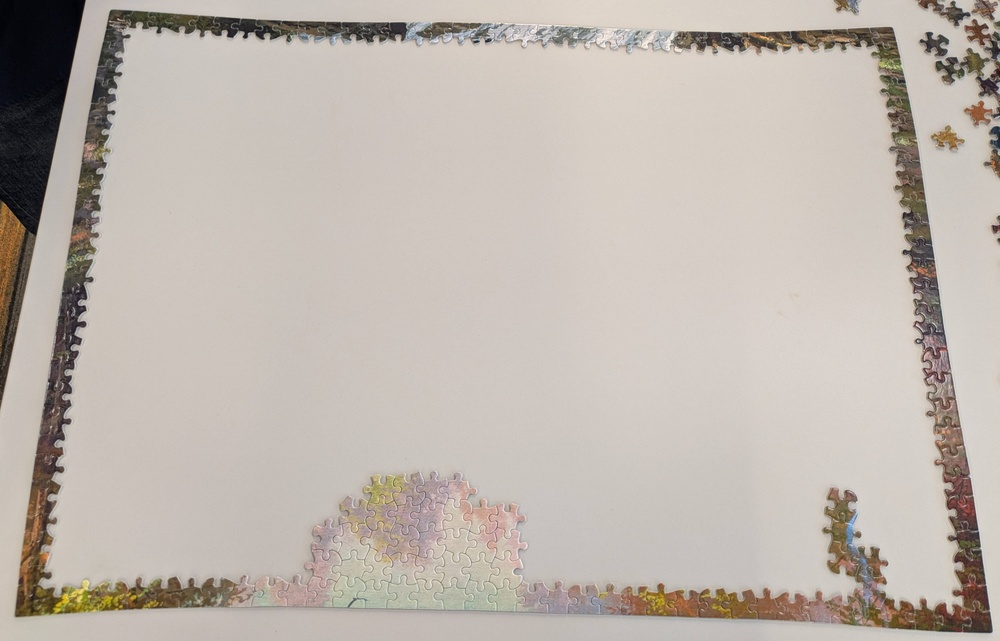
#> input picture documentation/puzzle.jpg, 1000 x 641 px, shrunk from 4287 x 2747 before the run
$ python -i puzzlomino.py   (imports and definitions only)
#> lines starting #> are read from the running program, lines starting #| are printed output that depends on the picture; after the words box and inside, x2 and y2 are one past the last pixel; in counts of white or black regions, pixels touching at a corner belong together
#> further down, picture is the input picture: shape (641, 1000, 3); mean B, G, R 173.9, 181.7, 190.3
import cv2
from cv2.typing import MatLike
import numpy as np

# default values determined experimentally
DEFAULT_BLUR = 32
DEFAULT_THRESH = 48


def preprocess(
    img: MatLike,
    blur: int = DEFAULT_BLUR,
    thresh: int = DEFAULT_THRESH,
) -> MatLike:
#> called with blur = 32, thresh = 48
    blurred = cv2.blur(img, (blur, blur))
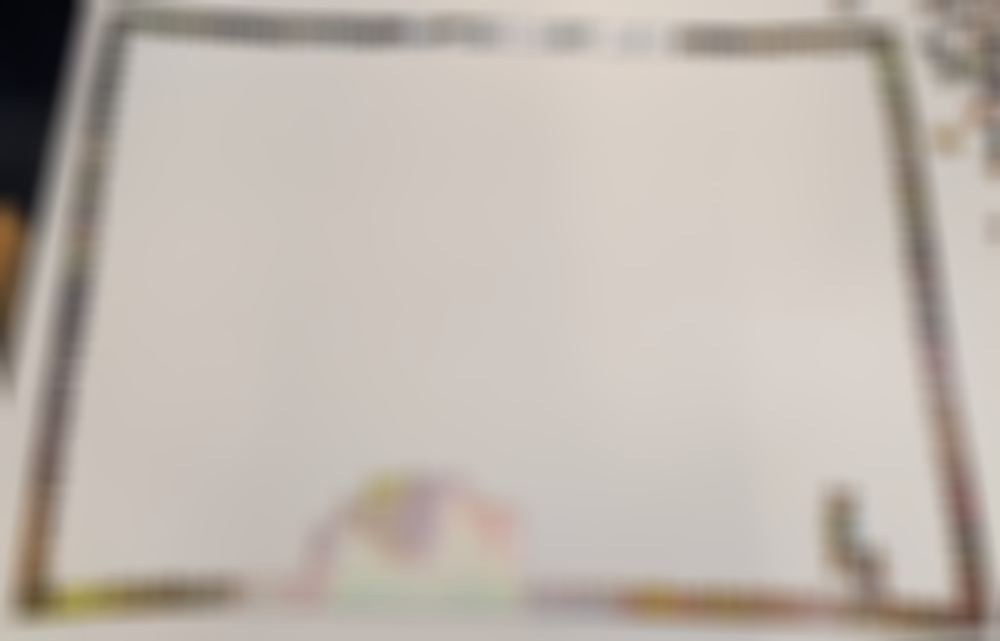
#> blurred: shape (641, 1000, 3); mean B, G, R 173.8, 181.7, 190.2
    gray = cv2.cvtColor(blurred, cv2.COLOR_BGR2GRAY)
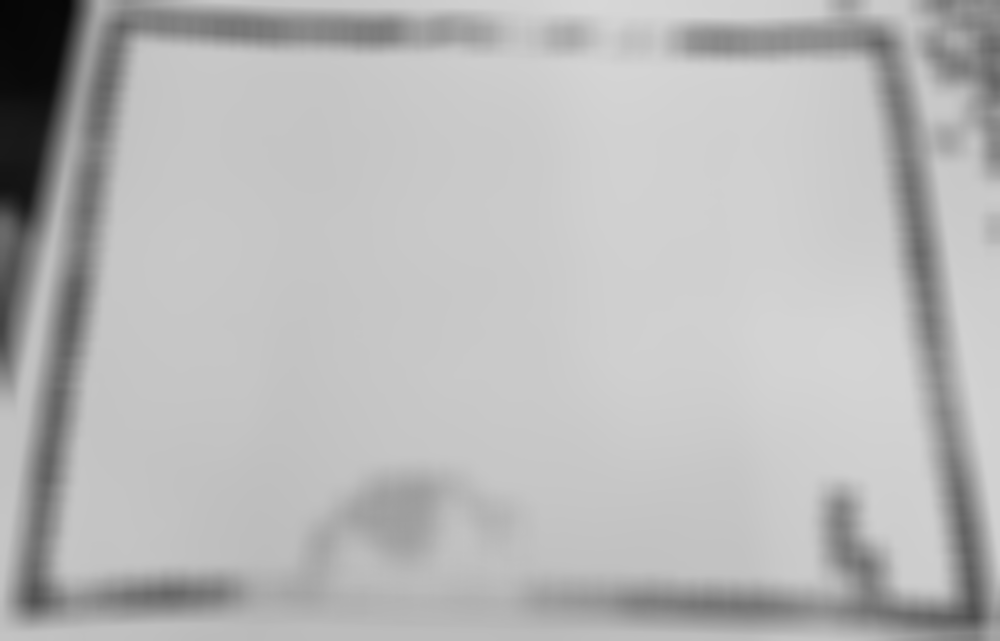
#> gray: shape (641, 1000); min 5, max 215, mean 183.3
    equalized = cv2.equalizeHist(gray)
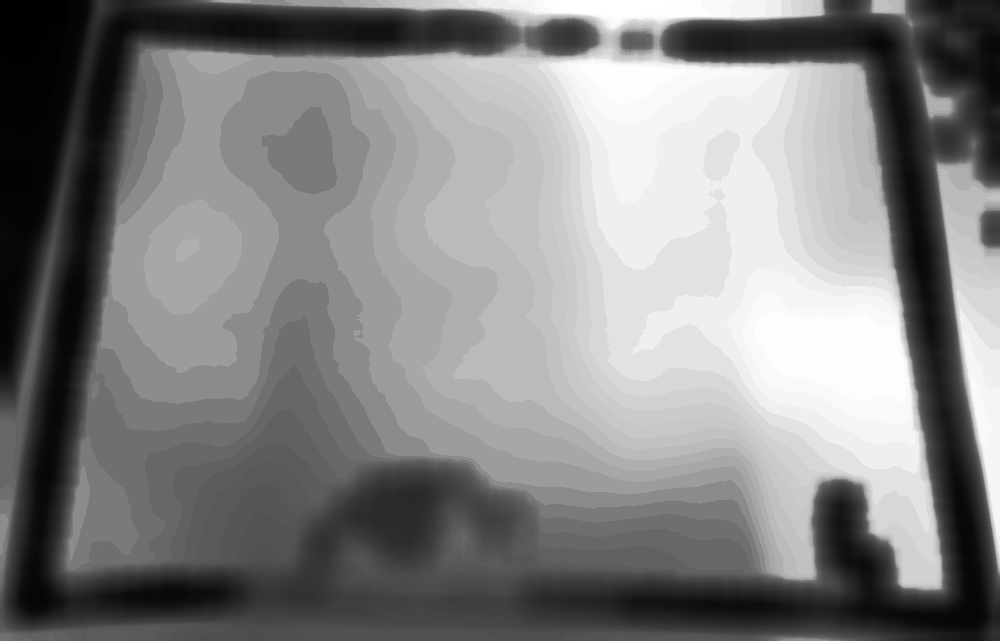
#> equalized: shape (641, 1000); min 0, max 255, mean 131
    _, binarized = cv2.threshold(equalized, thresh, 255, cv2.THRESH_BINARY_INV)
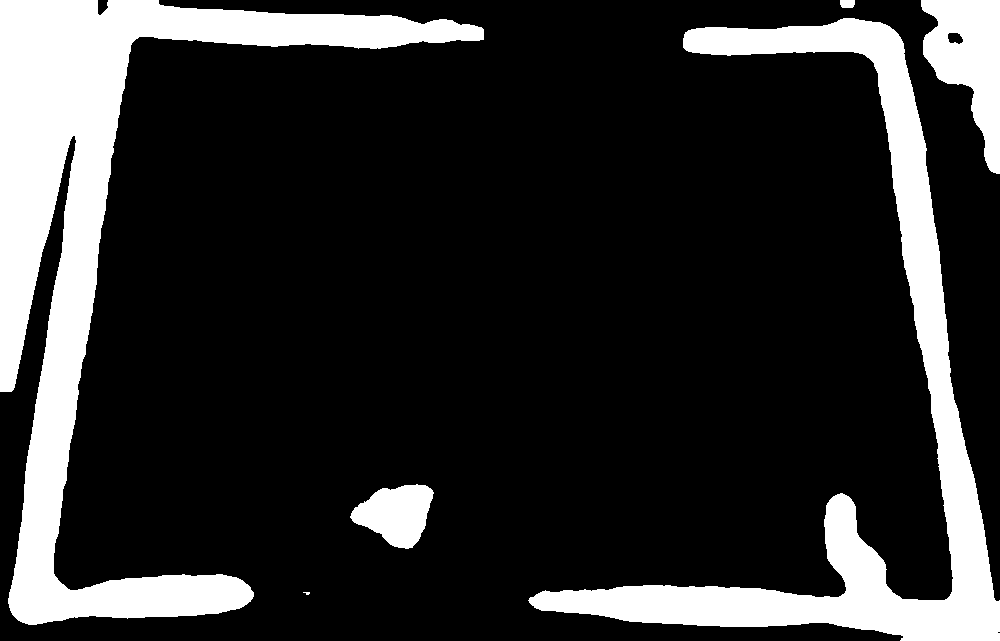
#> binarized: shape (641, 1000); 18.9% white; 6 white regions (1 under 20 px), largest, box (x1, y1, x2, y2) and area: (0, 0, 484, 625) 65141, (528, 18, 1000, 641) 44383, (921, 0, 1000, 174) 7678, (350, 484, 434, 549) 3506, (840, 0, 855, 8) 112

    return binarized


class PuzzleContour:
    GREEN = (0, 255, 0)
    RED = (255, 0, 0)
    LINE_THICKNESS = 10

    def __init__(self, contour: MatLike):
        self.contour = contour
        self.bounding_hull = cv2.convexHull(contour)

    def area(self) -> float:
        contour_area = cv2.contourArea(self.contour)
        bounding_area = cv2.contourArea(self.bounding_hull)

        return contour_area / bounding_area

    def overlay_on(self, img: MatLike) -> MatLike:
        canvas = np.copy(img)
        cv2.drawContours(canvas, [self.contour], 0, self.GREEN, self.LINE_THICKNESS)
        cv2.drawContours(canvas, [self.bounding_hull], 0, self.RED, self.LINE_THICKNESS)

        return canvas


def get_puzzle_contour(processed_img: MatLike) -> PuzzleContour:
    contours, _ = cv2.findContours(
        processed_img,
        cv2.RETR_EXTERNAL,
        cv2.CHAIN_APPROX_SIMPLE,
    )
    biggest_contour = max(contours, key=cv2.contourArea)

    return PuzzleContour(biggest_contour)

>>> import cv2
>>> picture = cv2.imread('../documentation/puzzle.jpg')
>>> result = preprocess(picture)

$ run again, on documentation/discord-usage.png
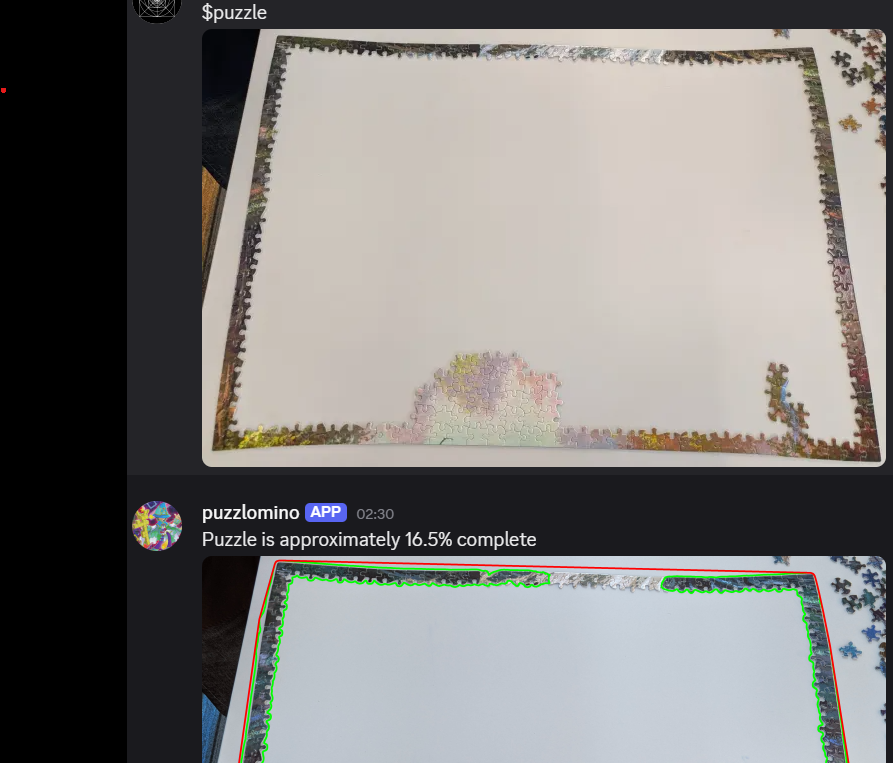
#> input picture documentation/discord-usage.png, 893 x 763 px
#> picture is the input picture: shape (763, 893, 3); mean B, G, R 122.5, 124.6, 126.4
#> in preprocess, `equalized = cv2.equalizeHist(gray)`:
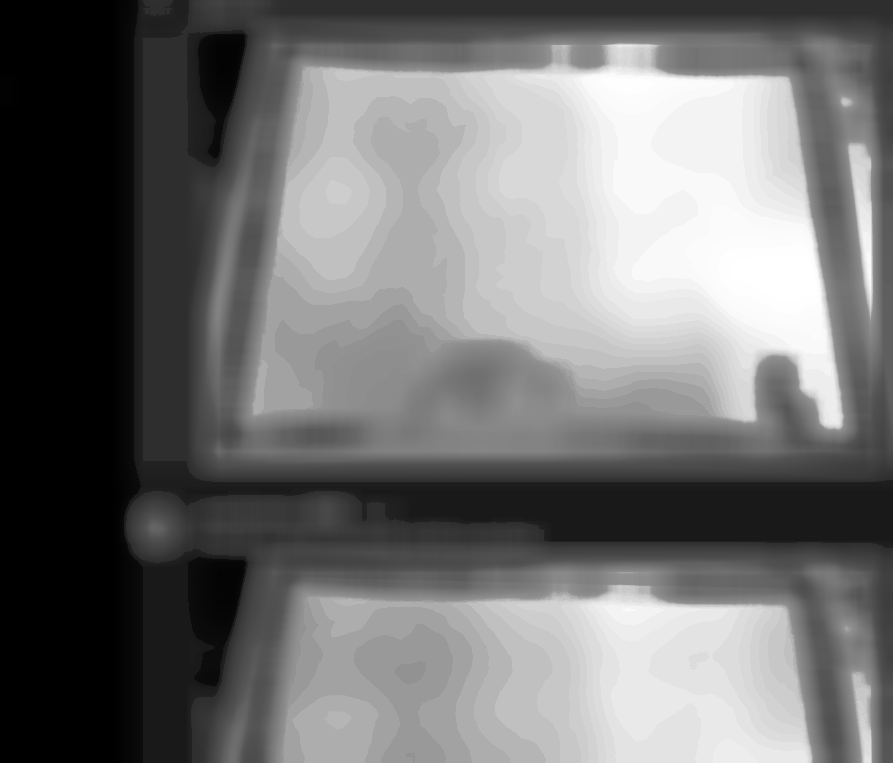
#> equalized: shape (763, 893); min 0, max 255, mean 113.7
#> in preprocess, `_, binarized = cv2.threshold(equalized, thresh, 255, cv2.THRESH_BINARY..`:
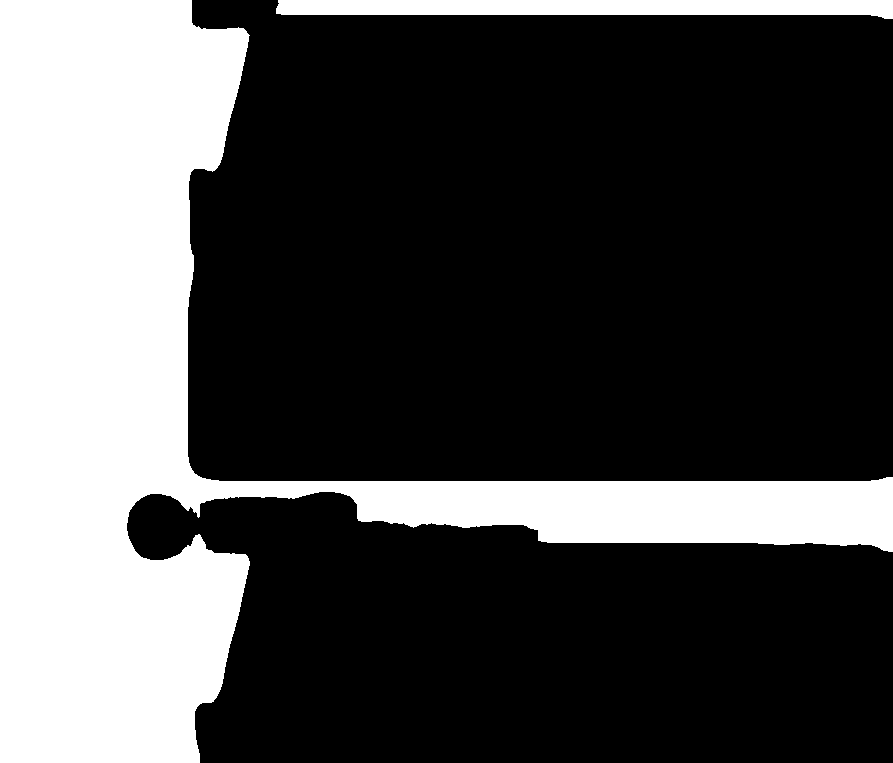
#> binarized: shape (763, 893); 29% white; 2 white regions, box (x1, y1, x2, y2) and area: (0, 0, 893, 763) 188474, (276, 0, 893, 19) 9292
